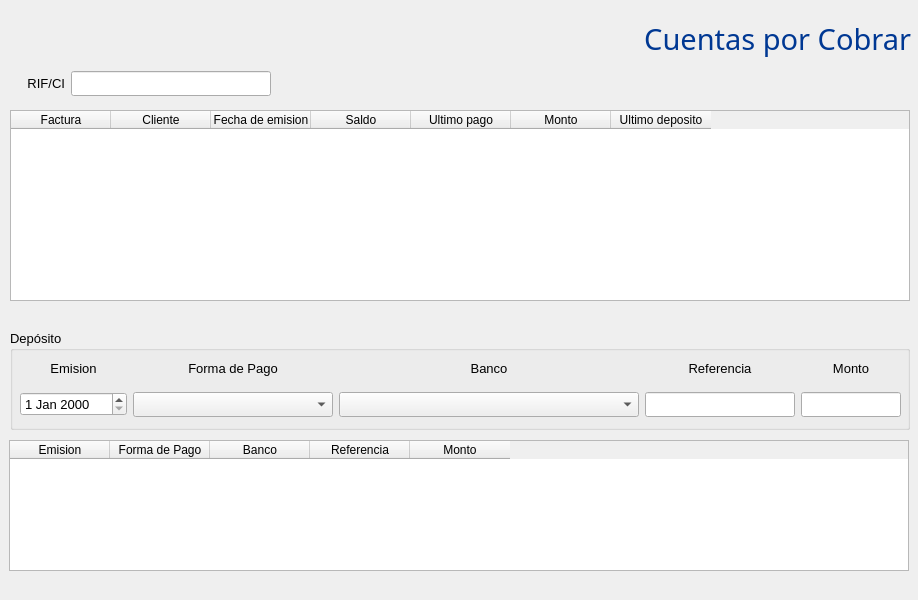
<?xml version="1.0" encoding="UTF-8"?>
<ui version="4.0">
 <class>cuentas</class>
 <widget class="QWidget" name="cuentas">
  <property name="geometry">
   <rect>
    <x>0</x>
    <y>0</y>
    <width>918</width>
    <height>600</height>
   </rect>
  </property>
  <property name="maximumSize">
   <size>
    <width>16777215</width>
    <height>600</height>
   </size>
  </property>
  <property name="windowTitle">
   <string>Form</string>
  </property>
  <widget class="QLabel" name="label">
   <property name="geometry">
    <rect>
     <x>20</x>
     <y>20</y>
     <width>891</width>
     <height>38</height>
    </rect>
   </property>
   <property name="font">
    <font>
     <family>Gill Sans MT</family>
     <pointsize>22</pointsize>
     <weight>50</weight>
     <italic>false</italic>
     <bold>false</bold>
    </font>
   </property>
   <property name="styleSheet">
    <string notr="true">font: 22pt &quot;Gill Sans MT&quot;;
color: rgb(00,56,147);</string>
   </property>
   <property name="text">
    <string>Cuentas por Cobrar</string>
   </property>
   <property name="alignment">
    <set>Qt::AlignRight|Qt::AlignTrailing|Qt::AlignVCenter</set>
   </property>
  </widget>
  <widget class="QTableWidget" name="tabla">
   <property name="geometry">
    <rect>
     <x>10</x>
     <y>110</y>
     <width>900</width>
     <height>191</height>
    </rect>
   </property>
   <property name="minimumSize">
    <size>
     <width>900</width>
     <height>100</height>
    </size>
   </property>
   <property name="maximumSize">
    <size>
     <width>16777215</width>
     <height>300</height>
    </size>
   </property>
   <property name="font">
    <font>
     <family>Segoe UI</family>
     <pointsize>9</pointsize>
    </font>
   </property>
   <column>
    <property name="text">
     <string>Factura</string>
    </property>
   </column>
   <column>
    <property name="text">
     <string>Cliente</string>
    </property>
   </column>
   <column>
    <property name="text">
     <string>Fecha de emision</string>
    </property>
   </column>
   <column>
    <property name="text">
     <string>Saldo</string>
    </property>
   </column>
   <column>
    <property name="text">
     <string>Ultimo pago</string>
    </property>
   </column>
   <column>
    <property name="text">
     <string>Monto</string>
    </property>
   </column>
   <column>
    <property name="text">
     <string>Ultimo deposito</string>
    </property>
   </column>
  </widget>
  <widget class="QGroupBox" name="datos">
   <property name="geometry">
    <rect>
     <x>10</x>
     <y>330</y>
     <width>900</width>
     <height>100</height>
    </rect>
   </property>
   <property name="sizePolicy">
    <sizepolicy hsizetype="Ignored" vsizetype="Ignored">
     <horstretch>0</horstretch>
     <verstretch>0</verstretch>
    </sizepolicy>
   </property>
   <property name="minimumSize">
    <size>
     <width>780</width>
     <height>100</height>
    </size>
   </property>
   <property name="maximumSize">
    <size>
     <width>1000</width>
     <height>100</height>
    </size>
   </property>
   <property name="font">
    <font>
     <family>Segoe UI</family>
     <pointsize>10</pointsize>
    </font>
   </property>
   <property name="title">
    <string>Depósito</string>
   </property>
   <widget class="QWidget" name="layoutWidget_5">
    <property name="geometry">
     <rect>
      <x>10</x>
      <y>20</y>
      <width>881</width>
      <height>71</height>
     </rect>
    </property>
    <layout class="QGridLayout" name="f_grid_2">
     <property name="sizeConstraint">
      <enum>QLayout::SetNoConstraint</enum>
     </property>
     <item row="0" column="1">
      <widget class="QLabel" name="label_7">
       <property name="maximumSize">
        <size>
         <width>16777215</width>
         <height>30</height>
        </size>
       </property>
       <property name="text">
        <string>Forma de Pago</string>
       </property>
       <property name="alignment">
        <set>Qt::AlignCenter</set>
       </property>
      </widget>
     </item>
     <item row="0" column="2">
      <widget class="QLabel" name="label_8">
       <property name="maximumSize">
        <size>
         <width>16777215</width>
         <height>30</height>
        </size>
       </property>
       <property name="text">
        <string>Banco</string>
       </property>
       <property name="alignment">
        <set>Qt::AlignCenter</set>
       </property>
      </widget>
     </item>
     <item row="0" column="3">
      <widget class="QLabel" name="label_49">
       <property name="maximumSize">
        <size>
         <width>16777215</width>
         <height>30</height>
        </size>
       </property>
       <property name="text">
        <string>Referencia</string>
       </property>
       <property name="alignment">
        <set>Qt::AlignCenter</set>
       </property>
      </widget>
     </item>
     <item row="0" column="4">
      <widget class="QLabel" name="label_50">
       <property name="maximumSize">
        <size>
         <width>16777215</width>
         <height>30</height>
        </size>
       </property>
       <property name="text">
        <string>Monto</string>
       </property>
       <property name="alignment">
        <set>Qt::AlignCenter</set>
       </property>
      </widget>
     </item>
     <item row="0" column="0">
      <widget class="QLabel" name="label_51">
       <property name="minimumSize">
        <size>
         <width>0</width>
         <height>30</height>
        </size>
       </property>
       <property name="maximumSize">
        <size>
         <width>16777215</width>
         <height>30</height>
        </size>
       </property>
       <property name="text">
        <string>Emision</string>
       </property>
       <property name="alignment">
        <set>Qt::AlignCenter</set>
       </property>
      </widget>
     </item>
     <item row="1" column="0">
      <widget class="QDateEdit" name="fechas"/>
     </item>
     <item row="1" column="1">
      <widget class="QComboBox" name="detallespago">
       <property name="minimumSize">
        <size>
         <width>200</width>
         <height>25</height>
        </size>
       </property>
       <property name="maximumSize">
        <size>
         <width>120</width>
         <height>16777215</height>
        </size>
       </property>
       <property name="font">
        <font>
         <pointsize>9</pointsize>
        </font>
       </property>
      </widget>
     </item>
     <item row="1" column="2">
      <widget class="QComboBox" name="detallesbanco">
       <property name="minimumSize">
        <size>
         <width>300</width>
         <height>25</height>
        </size>
       </property>
       <property name="maximumSize">
        <size>
         <width>240</width>
         <height>16777215</height>
        </size>
       </property>
       <property name="font">
        <font>
         <pointsize>9</pointsize>
        </font>
       </property>
      </widget>
     </item>
     <item row="1" column="3">
      <widget class="QLineEdit" name="referencias">
       <property name="minimumSize">
        <size>
         <width>150</width>
         <height>25</height>
        </size>
       </property>
       <property name="maximumSize">
        <size>
         <width>150</width>
         <height>16777215</height>
        </size>
       </property>
       <property name="font">
        <font>
         <pointsize>9</pointsize>
        </font>
       </property>
      </widget>
     </item>
     <item row="1" column="4">
      <widget class="QLineEdit" name="montos">
       <property name="minimumSize">
        <size>
         <width>100</width>
         <height>25</height>
        </size>
       </property>
       <property name="maximumSize">
        <size>
         <width>100</width>
         <height>16777215</height>
        </size>
       </property>
       <property name="font">
        <font>
         <pointsize>9</pointsize>
        </font>
       </property>
      </widget>
     </item>
    </layout>
   </widget>
  </widget>
  <widget class="QTableWidget" name="tabla2">
   <property name="enabled">
    <bool>true</bool>
   </property>
   <property name="geometry">
    <rect>
     <x>9</x>
     <y>440</y>
     <width>900</width>
     <height>131</height>
    </rect>
   </property>
   <property name="sizePolicy">
    <sizepolicy hsizetype="Ignored" vsizetype="Ignored">
     <horstretch>0</horstretch>
     <verstretch>0</verstretch>
    </sizepolicy>
   </property>
   <property name="minimumSize">
    <size>
     <width>780</width>
     <height>100</height>
    </size>
   </property>
   <property name="maximumSize">
    <size>
     <width>1000</width>
     <height>200</height>
    </size>
   </property>
   <property name="font">
    <font>
     <family>Segoe UI</family>
     <pointsize>9</pointsize>
    </font>
   </property>
   <column>
    <property name="text">
     <string>Emision</string>
    </property>
   </column>
   <column>
    <property name="text">
     <string>Forma de Pago</string>
    </property>
   </column>
   <column>
    <property name="text">
     <string>Banco</string>
    </property>
   </column>
   <column>
    <property name="text">
     <string>Referencia</string>
    </property>
   </column>
   <column>
    <property name="text">
     <string>Monto</string>
    </property>
   </column>
  </widget>
  <widget class="QWidget" name="layoutWidget">
   <property name="geometry">
    <rect>
     <x>10</x>
     <y>70</y>
     <width>901</width>
     <height>27</height>
    </rect>
   </property>
   <layout class="QHBoxLayout" name="horizontalLayout">
    <item>
     <widget class="QLabel" name="label_2">
      <property name="minimumSize">
       <size>
        <width>55</width>
        <height>25</height>
       </size>
      </property>
      <property name="font">
       <font>
        <family>Segoe UI</family>
        <pointsize>10</pointsize>
       </font>
      </property>
      <property name="text">
       <string>RIF/CI</string>
      </property>
      <property name="alignment">
       <set>Qt::AlignRight|Qt::AlignTrailing|Qt::AlignVCenter</set>
      </property>
     </widget>
    </item>
    <item>
     <widget class="QLineEdit" name="rif">
      <property name="minimumSize">
       <size>
        <width>0</width>
        <height>25</height>
       </size>
      </property>
      <property name="maximumSize">
       <size>
        <width>200</width>
        <height>16777215</height>
       </size>
      </property>
      <property name="font">
       <font>
        <family>Segoe UI</family>
        <pointsize>9</pointsize>
       </font>
      </property>
     </widget>
    </item>
    <item>
     <spacer name="horizontalSpacer">
      <property name="orientation">
       <enum>Qt::Horizontal</enum>
      </property>
      <property name="sizeHint" stdset="0">
       <size>
        <width>40</width>
        <height>20</height>
       </size>
      </property>
     </spacer>
    </item>
   </layout>
  </widget>
 </widget>
 <resources/>
 <connections/>
</ui>
